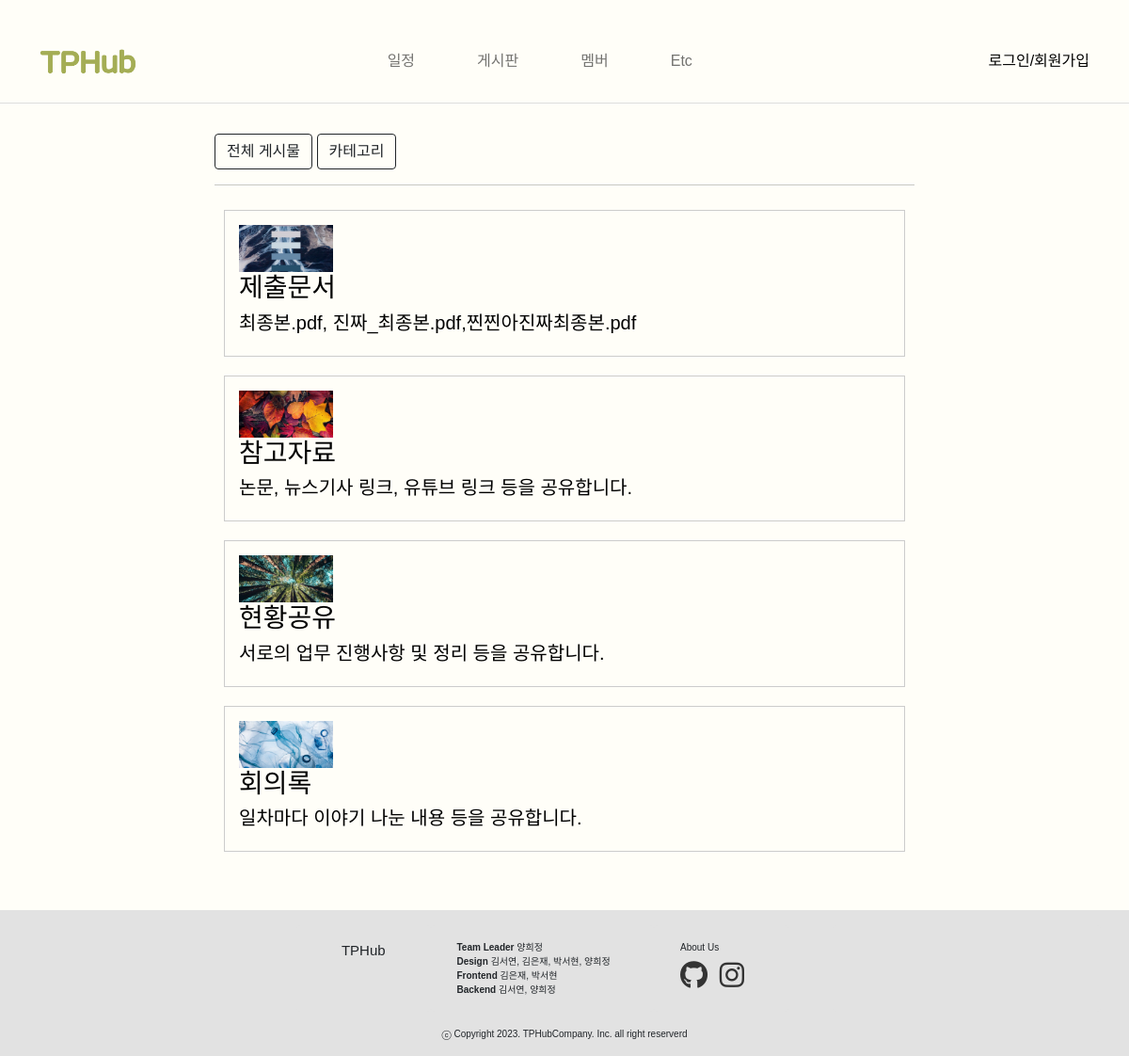
The page /board/category/ on the database its author committed.
### board/models.py (models this page shows, shortened)
class Category(models.Model):
    name = models.CharField(max_length=50, unique=True)
    slug = models.SlugField(max_length=200, unique=True, allow_unicode=True)
    hook_text = models.CharField(max_length=100, blank=True)
    head_image = models.ImageField(upload_to='board/category_images/%Y/%m/%d/', blank=False)
    def __str__(self):
        return self.name
    def get_absolute_url(self):
        return f'/board/category/{self.slug}'

### board/views.py (the view)
# urls.py: path('category/', views.CategoryList.as_view()),  # 카테고리 종류 4개 보일 화면
class CategoryList(ListView):
    model = Category
    ordering = ['name']

### board/templates/board/category_list.html (shortened to what this page needs)
{% extends 'board/base.html' %}
{% block main_area %}
{% load static %}
  <section id="category-section1">
    <div class="category-box">
      {% if category_list.exists %}
        {% for c in category_list %}
          <a href="{{ c.get_absolute_url }}" style="text-decoration: none; color:black;">
            <div class="category-item">
              {% if c.head_image %}
                <img class="center-cropped" src="{{ c.head_image.url }}" alt="{{ c }} head image">
              {% endif %}
              <h3>{{ c.name }}</h3>
              <h5>{{ c.hook_text }}</h5>
            </div>
          </a>
        {% endfor %}
      {% endif %}
    </div>
  </section>
{% endblock %}

### board/templates/board/base.html (shortened to what this page needs)
<!DOCTYPE html>
{% load static %}
<html>
<head>
    <link rel="stylesheet" href="{% static 'landing_page/bootstrap/bootstrap.min.css' %}" media="screen">
</head>
<body class="d-flex flex-column min-vh-100">
    {% include 'landing_page/navbar.html' %}
    <div class="container-fluid my-3">
        <div class="row">
            <div class="col-md-8 mx-auto" id="main-area">
                <div class="card-body">
                    <div class="row mb-2">
                        <div class="col-md-12">
                            <button type="button" class="btn btn-outline-dark mr-2"  onclick="allPost()">전체 게시물</button>
                            <button type="button" class="btn btn-outline-dark"  onclick="catePost()">카테고리</button>
                        </div>
                    </div>
                    <hr>
                    {% block main_area %}
                    {% endblock %}
                </div>
            </div>
        </div>
    </div>
    {% include 'landing_page/footer.html' %}
</body>
</html>

### landing_page/templates/landing_page/navbar.html (shortened to what this page needs)
{% load static %}
<nav class="navbar navbar-expand-lg navbar-light text-black">
    <div class="container">
        <a href="/">
            <img class="navbar_logo" src="{% static 'landing_page/images/TPHub_logo.png' %}" alt="logo">
        </a>
            <div class="d-flex">
                <ul class="navbar-nav">
                    <li class="nav-item">
                        <a class="nav-link" style="margin-right: 50px;" href="/schedule">일정</a>
                    </li>
                    <li class="nav-item">
                        <a class="nav-link" style="margin-right: 50px;" href="/board">게시판</a>
                    </li>
                    <li class="nav-item">
                        <a class="nav-link" style="margin-right: 50px;" href="/member">멤버</a>
                    </li>
                    <li class="nav-item">
                        <a class="nav-link" style="margin-right: 50px;" href="/etc">Etc</a>
                    </li>
                </ul>
            </div>
            <div class="navbar_login_menu">
                {% if user.is_authenticated %}
                <div class="loginUser_userWrapper__1c_jd">
                    <img class="loginUser_userImg__1JpxQ" alt="userImg"
                        src="{% if user_profile.profile_image %}{{ user_profile.profile_image.url }}
                              {% else %}{% static 'landing_page/images/user.png' %}
                              {% endif %}">
                    <svg stroke-width="0" viewBox="0 0 24 24" height="16px" width="16px" xmlns="http://www.w3.org/2000/svg">
                        <path d="M7 10l5 5 5-5z"></path>
                    </svg>
                    <div class="dropdownBar_menuWrapper__3OfcA">
                        <ul class="dropdownBar_menu__3c46e">
                            <li class="dropdownBar_menuItem__setE1" >
                                <a href="/self_profile" style="display: inline-block; margin-left: -45px;">내 계정</a></li>
                            <li class="dropdownBar_menuItem__setE1">
                                <a href="{% url 'account:logout' %}" onclick="logoutAndRedirect();" style="display: inline-block; margin-left: -40px;">로그아웃</a>
                            </li>
                        </ul>
                    </div>
                </div>
                {% else %}
                <ul class="navbar-nav ml-auto">
                    <a href="/account/login/">로그인</a> /
                    <a href="/account/signup/">회원가입</a>
                </ul>
            </div>
            {% endif %}
        </div>
</nav>

### landing_page/templates/landing_page/footer.html (shortened to what this page needs)
<head>
</head>
<footer class="py-3" style="background-color: #E2E2E2;">
    <div class="container">
        <div class="row">
            <div class="col-md-3"></div>
            <div class="col-md-6">
                <div class="row">
                    <div class="col-md-3 card text-center"
                         style="background-color: #E2E2E2; font-size: 15px; border:none">
                        <div class="card-body">
                            <div>TPHub</div>
                        </div>
                    </div>
                    <div class="col-md-5 card" style="background-color: #E2E2E2; font-size: 10px; border:none">
                        <div class="card-body" style="white-space: normal;">
                            <div><strong>Team Leader</strong> 양희정</div>
                            <div><strong>Design</strong> 김서연, 김은재, 박서현, 양희정</div>
                            <div><strong>Frontend</strong> 김은재, 박서현</div>
                            <div><strong>Backend</strong> 김서연, 양희정</div>
                        </div>
                    </div>
                    <div class="col-md-3 card" style="background-color: #E2E2E2; font-size: 10px; border:none">
                        <div class="card-body">
                            <div>About Us</div>
                            <div>
                                <a href="https://github.com/23InternetProgramming/TPHub_official" target="_blank"
                                   class="social-icon"><i class="fab fa-github"></i></a>
                                <a href="https://www.instagram.com/?next=%2F" target="_blank"
                                   class="social-icon"><i class="fab fa-instagram"></i></a>
                            </div>
                        </div>
                    </div>
                </div>
            </div>
            <div class="col-md-3 card" style="background-color: #E2E2E2; font-size: 10px; border:none">
            </div>
        </div>
    </div>
    <div class="row">
        <div class="text-center pt-3" style="font-size: 10px;">
            ⓒ Copyright 2023. TPHubCompany. Inc. all right reserverd
        </div>
    </div>
</footer>

### board/templates/board/base.html (style rules this page uses)
body { font-family: 'Pretendard-Regular', sans-serif; background-color: #FFFEF8 !important; margin-top: 20px; background: rgba(241, 246, 253); overflow-x: hidden; }

### landing_page/templates/landing_page/navbar.html (style rules this page uses)
.navbar_logo { width: 105px; height: 32px; }
.navbar.navbar-expand-lg.navbar-light.text-black { font-family: 'Pretendard-Regular', sans-serif; background-color: #FFFEF8; border-bottom: 1px solid #ddd; height: 90px; }
a { text-decoration-line: none; color: black; }

### board/templates/board/category_list.html (style rules this page uses)
.category-box { display: flex; flex-direction: column; padding: 10px; }
.category-item { width: 100%; padding: 15px; margin-bottom: 20px; border: 1px solid #ccc; box-sizing: border-box; }
.center-cropped { width: 100px; height: 50px; object-fit: cover; object-position: center; }

### landing_page/templates/landing_page/footer.html (style rules this page uses)
.social-icon { font-size: 30px; color: #333333; margin-right: 10px; transition: color 0.3s ease; }

### rows shown on the page
Category: head_image (picture), name "제출문서", hook_text "최종본.pdf, 진짜_최종본.pdf,찐찐아진짜최종본.pdf"
Category: head_image (picture), name "참고자료", hook_text "논문, 뉴스기사 링크, 유튜브 링크 등을 공유합니다."
Category: head_image (picture), name "현황공유", hook_text "서로의 업무 진행사항 및 정리 등을 공유합니다."
Category: head_image (picture), name "회의록", hook_text "일차마다 이야기 나눈 내용 등을 공유합니다."
